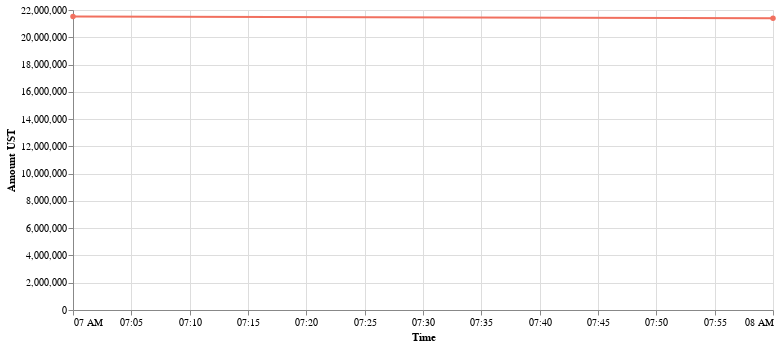

Notebook source saved alongside this figure:
### Code cell
alt.Chart(p2_hourly_df.rename(columns=cols_dict)).mark_line(point=True).encode(
    x=alt.X(cols_dict['HR']+':T', sort=alt.EncodingSortField(order='ascending')),
    y=cols_dict['net_ust']+":Q",
    tooltip=[alt.Tooltip(cols_dict['HR']+':T', format='%Y-%m-%d %H:%M'), alt.Tooltip(cols_dict['net_ust']+":Q")]
).configure_mark(
    color='#F1705F'
).properties(width=700).configure_axisX(
).configure_view(strokeOpacity=0)

### Figure 1 — Vega-Lite specification as saved in the notebook (floating-point values rounded to 4 significant figures)
{"config": {"view": {"continuousWidth": 400, "continuousHeight": 300, "strokeOpacity": 0}, "axisX": {}, "mark": {"color": "#F1705F"}}, "data": {"name": "data-c885f2d3f5672d3c744d4bd50e829c75"}, "mark": {"type": "line", "point": true}, "encoding": {"tooltip": [{"field": "Time", "format": "%Y-%m-%d %H:%M", "type": "temporal"}, {"field": "Amount UST", "type": "quantitative"}], "x": {"field": "Time", "sort": {"order": "ascending"}, "type": "temporal"}, "y": {"field": "Amount UST", "type": "quantitative"}}, "width": 700, "$schema": "https://vega.github.io/schema/vega-lite/v4.17.0.json", "datasets": {"data-c885f2d3f5672d3c744d4bd50e829c75": [{"Time": "2022/02/05  07:00:00", "Withdrawn amount": 57930.0, "WITH_TX": 35, "N° of withdrawing users": 35, "cumsum_with": 57930.0, "Amount UST": 21520000.0}, {"Time": "2022/02/05  08:00:00", "Withdrawn amount": 120000.0, "WITH_TX": 15, "N° of withdrawing users": 15, "cumsum_with": 177900.0, "Amount UST": 21400000.0}]}}
